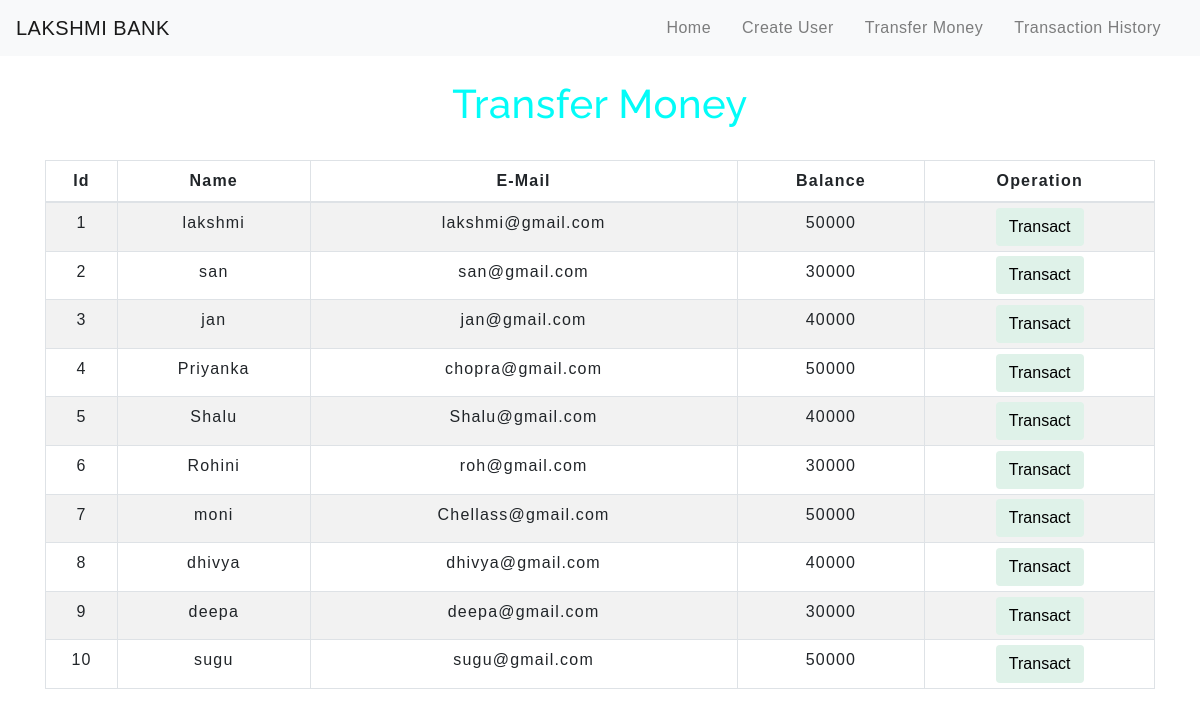
The app's page /transfermoney.php with its own data.
### tables this page shows
CREATE TABLE `users` (
  `id` int(3) NOT NULL,
  `name` text NOT NULL,
  `email` varchar(30) NOT NULL,
  `balance` int(8) NOT NULL
);

### transfermoney.php (the view, shortened to what this page needs)
<!DOCTYPE html>
<html lang="en">
<head>
    <link rel="stylesheet" href="https://maxcdn.bootstrapcdn.com/bootstrap/4.0.0/css/bootstrap.min.css">
    <link rel="stylesheet" type="text/css" href="css/table.css">
    <link rel="stylesheet" type="text/css" href="css/navbar.css">
</head>
<body>
<?php
    include 'config.php';
    $sql = "SELECT * FROM users";
    $result = mysqli_query($conn,$sql);
?>
<?php
  include 'navbar.php';
?>
<div class="container">
        <h2 class="text-center pt-4">Transfer Money</h2>
        <br>
            <div class="row">
                <div class="col">
                    <div class="table-responsive-sm">
                    <table class="table table-hover table-sm table-striped table-condensed table-bordered">
                        <thead>
                            <tr>
                            <th scope="col" class="text-center py-2">Id</th>
                            <th scope="col" class="text-center py-2">Name</th>
                            <th scope="col" class="text-center py-2">E-Mail</th>
                            <th scope="col" class="text-center py-2">Balance</th>
                            <th scope="col" class="text-center py-2">Operation</th>
                            </tr>
                        </thead>
                        <tbody>
                <?php
                    while($rows=mysqli_fetch_assoc($result)){
                ?>
                    <tr>
                        <td class="py-2"><?php echo $rows['id'] ?></td>
                        <td class="py-2"><?php echo $rows['name']?></td>
                        <td class="py-2"><?php echo $rows['email']?></td>
                        <td class="py-2"><?php echo $rows['balance']?></td>
                        <td><a href="selecteduserdetail.php?id= <?php echo $rows['id'] ;?>"> <button type="button" class="btn">Transact</button></a></td>
                    </tr>
                <?php
                    }
                ?>
                        </tbody>
                    </table>
                    </div>
                </div>
            </div>
         </div>
</body>
</html>

### navbar.php (shortened to what this page needs)
<nav class="navbar navbar-expand-md navbar-light bg-light">
<a class="navbar-brand" href="index.php">LAKSHMI BANK</a>
<div class="collapse navbar-collapse" id="collapsibleNavbar">
      <ul class="navbar-nav ml-auto">
        <li class="nav-item">
          <a class="nav-link" href="index.php">Home</a>
        </li>
        <li class="nav-item">
          <a class="nav-link" href="createuser.php">Create User</a>
        </li>
        <li class="nav-item">
          <a class="nav-link" href="transfermoney.php">Transfer Money</a>
        </li>
        <li class="nav-item">
          <a class="nav-link" href="transactionhistory.php">Transaction History</a>
        </li>
    </div>
 </nav>

### css/table.css (style rules this page uses)
* { padding: 0; margin: 0; box-sizing: border-box; font-family: sans-serif; }
h2 { font-size: 40px; }
table { letter-spacing: 1.2px; }
td { text-align: center; }
button { border:none; background: #dff2e9; transition: 1s; }

### css/navbar.css (style rules this page uses)
.nav-link { margin-right: 15px; color:#0324fc; letter-spacing: 0.5px; transition: 0.5s; }
.navbar-brand { color: #f0fc03; letter-spacing: 0.5px; }
h2 { color:#03fcf8; letter-spacing: 0.5px; font-family: raleway; }

### transfermoney.php (style rules this page uses)
button { transition: 1.5s; }

### records on screen
users: id "1", name "lakshmi", email "lakshmi@gmail.com", balance "50000"
users: id "2", name "san", email "san@gmail.com", balance "30000"
users: id "3", name "jan", email "jan@gmail.com", balance "40000"
users: id "4", name "Priyanka", email "chopra@gmail.com", balance "50000"
users: id "5", name "Shalu", email "Shalu@gmail.com", balance "40000"
users: id "6", name "Rohini", email "roh@gmail.com", balance "30000"
users: id "7", name "moni", email "Chellass@gmail.com", balance "50000"
users: id "8", name "dhivya", email "dhivya@gmail.com", balance "40000"
users: id "9", name "deepa", email "deepa@gmail.com", balance "30000"
users: id "10", name "sugu", email "sugu@gmail.com", balance "50000"
